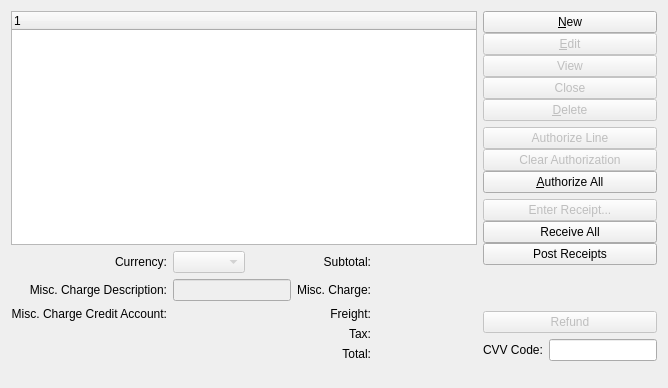
      <widget class="QWidget" name="_lineItemsPage" >
       <attribute name="title" >
        <string>&amp;Line Items</string>
       </attribute>
       <layout class="QGridLayout" >
        <item row="0" column="0" >
         <widget class="XTreeWidget" name="_raitem" >
          <property name="sizePolicy" >
           <sizepolicy vsizetype="Expanding" hsizetype="Expanding" >
            <horstretch>0</horstretch>
            <verstretch>1</verstretch>
           </sizepolicy>
          </property>
          <property name="focusPolicy" >
           <enum>Qt::StrongFocus</enum>
          </property>
          <property name="selectionMode" >
           <enum>QAbstractItemView::ExtendedSelection</enum>
          </property>
         </widget>
        </item>
        <item rowspan="2" row="0" column="1" >
         <layout class="QVBoxLayout" >
          <property name="spacing" >
           <number>6</number>
          </property>
          <property name="leftMargin" >
           <number>0</number>
          </property>
          <property name="topMargin" >
           <number>0</number>
          </property>
          <property name="rightMargin" >
           <number>0</number>
          </property>
          <property name="bottomMargin" >
           <number>0</number>
          </property>
          <item>
           <layout class="QVBoxLayout" >
            <property name="spacing" >
             <number>0</number>
            </property>
            <property name="leftMargin" >
             <number>0</number>
            </property>
            <property name="topMargin" >
             <number>0</number>
            </property>
            <property name="rightMargin" >
             <number>0</number>
            </property>
            <property name="bottomMargin" >
             <number>0</number>
            </property>
            <item>
             <widget class="QPushButton" name="_new" >
              <property name="enabled" >
               <bool>true</bool>
              </property>
              <property name="text" >
               <string>&amp;New</string>
              </property>
             </widget>
            </item>
            <item>
             <widget class="QPushButton" name="_edit" >
              <property name="enabled" >
               <bool>false</bool>
              </property>
              <property name="text" >
               <string>&amp;Edit</string>
              </property>
             </widget>
            </item>
            <item>
             <widget class="QPushButton" name="_view" >
              <property name="enabled" >
               <bool>false</bool>
              </property>
              <property name="focusPolicy" >
               <enum>Qt::ClickFocus</enum>
              </property>
              <property name="text" >
               <string>View</string>
              </property>
             </widget>
            </item>
            <item>
             <widget class="QPushButton" name="_action" >
              <property name="enabled" >
               <bool>false</bool>
              </property>
              <property name="focusPolicy" >
               <enum>Qt::ClickFocus</enum>
              </property>
              <property name="text" >
               <string>Close</string>
              </property>
             </widget>
            </item>
            <item>
             <widget class="QPushButton" name="_delete" >
              <property name="enabled" >
               <bool>false</bool>
              </property>
              <property name="text" >
               <string>&amp;Delete</string>
              </property>
             </widget>
            </item>
           </layout>
          </item>
          <item>
           <layout class="QVBoxLayout" >
            <property name="spacing" >
             <number>0</number>
            </property>
            <property name="leftMargin" >
             <number>0</number>
            </property>
            <property name="topMargin" >
             <number>0</number>
            </property>
            <property name="rightMargin" >
             <number>0</number>
            </property>
            <property name="bottomMargin" >
             <number>0</number>
            </property>
            <item>
             <widget class="QPushButton" name="_authorizeLine" >
              <property name="enabled" >
               <bool>false</bool>
              </property>
              <property name="focusPolicy" >
               <enum>Qt::ClickFocus</enum>
              </property>
              <property name="text" >
               <string>Authorize Line</string>
              </property>
             </widget>
            </item>
            <item>
             <widget class="QPushButton" name="_clearAuthorization" >
              <property name="enabled" >
               <bool>false</bool>
              </property>
              <property name="focusPolicy" >
               <enum>Qt::ClickFocus</enum>
              </property>
              <property name="text" >
               <string>Clear Authorization</string>
              </property>
             </widget>
            </item>
            <item>
             <widget class="QPushButton" name="_authorizeAll" >
              <property name="enabled" >
               <bool>true</bool>
              </property>
              <property name="focusPolicy" >
               <enum>Qt::ClickFocus</enum>
              </property>
              <property name="text" >
               <string>&amp;Authorize All</string>
              </property>
             </widget>
            </item>
           </layout>
          </item>
          <item>
           <layout class="QVBoxLayout" >
            <property name="spacing" >
             <number>0</number>
            </property>
            <property name="leftMargin" >
             <number>0</number>
            </property>
            <property name="topMargin" >
             <number>0</number>
            </property>
            <property name="rightMargin" >
             <number>0</number>
            </property>
            <property name="bottomMargin" >
             <number>0</number>
            </property>
            <item>
             <widget class="QPushButton" name="_enterReceipt" >
              <property name="enabled" >
               <bool>false</bool>
              </property>
              <property name="focusPolicy" >
               <enum>Qt::ClickFocus</enum>
              </property>
              <property name="text" >
               <string>Enter Receipt...</string>
              </property>
             </widget>
            </item>
            <item>
             <widget class="QPushButton" name="_receiveAll" >
              <property name="enabled" >
               <bool>true</bool>
              </property>
              <property name="focusPolicy" >
               <enum>Qt::ClickFocus</enum>
              </property>
              <property name="text" >
               <string>Receive All</string>
              </property>
             </widget>
            </item>
            <item>
             <widget class="QPushButton" name="_postReceipts" >
              <property name="focusPolicy" >
               <enum>Qt::ClickFocus</enum>
              </property>
              <property name="text" >
               <string>Post Receipts</string>
              </property>
             </widget>
            </item>
            <item>
             <layout class="QHBoxLayout" >
              <property name="spacing" >
               <number>6</number>
              </property>
              <property name="leftMargin" >
               <number>0</number>
              </property>
              <property name="topMargin" >
               <number>0</number>
              </property>
              <property name="rightMargin" >
               <number>0</number>
              </property>
              <property name="bottomMargin" >
               <number>0</number>
              </property>
             </layout>
            </item>
           </layout>
          </item>
          <item>
           <spacer>
            <property name="orientation" >
             <enum>Qt::Vertical</enum>
            </property>
            <property name="sizeHint" >
             <size>
              <width>20</width>
              <height>40</height>
             </size>
            </property>
           </spacer>
          </item>
          <item>
           <widget class="QPushButton" name="_refund" >
            <property name="enabled" >
             <bool>false</bool>
            </property>
            <property name="focusPolicy" >
             <enum>Qt::ClickFocus</enum>
            </property>
            <property name="text" >
             <string>Refund</string>
            </property>
           </widget>
          </item>
          <item>
           <layout class="QHBoxLayout" >
            <property name="leftMargin" >
             <number>0</number>
            </property>
            <property name="topMargin" >
             <number>0</number>
            </property>
            <property name="rightMargin" >
             <number>0</number>
            </property>
            <property name="bottomMargin" >
             <number>0</number>
            </property>
            <item>
             <widget class="QLabel" name="_CCCVVLit" >
              <property name="text" >
               <string>CVV Code:</string>
              </property>
             </widget>
            </item>
            <item>
             <widget class="XLineEdit" name="_CCCVV" >
              <property name="sizePolicy" >
               <sizepolicy vsizetype="Fixed" hsizetype="Maximum" >
                <horstretch>0</horstretch>
                <verstretch>0</verstretch>
               </sizepolicy>
              </property>
              <property name="focusPolicy" >
               <enum>Qt::StrongFocus</enum>
              </property>
             </widget>
            </item>
           </layout>
          </item>
         </layout>
        </item>
        <item row="1" column="0" >
         <layout class="QGridLayout" >
          <item row="0" column="0" >
           <widget class="QLabel" name="_currencyLit" >
            <property name="text" >
             <string>Currency:</string>
            </property>
            <property name="alignment" >
             <set>Qt::AlignRight|Qt::AlignTrailing|Qt::AlignVCenter</set>
            </property>
           </widget>
          </item>
          <item row="0" column="1" >
           <widget class="XComboBox" name="_currency" >
            <property name="enabled" >
             <bool>false</bool>
            </property>
            <property name="type" >
             <enum>XComboBox::Currencies</enum>
            </property>
           </widget>
          </item>
          <item row="0" column="2" >
           <spacer>
            <property name="orientation" >
             <enum>Qt::Horizontal</enum>
            </property>
            <property name="sizeHint" >
             <size>
              <width>40</width>
              <height>20</height>
             </size>
            </property>
           </spacer>
          </item>
          <item row="0" column="3" >
           <widget class="QLabel" name="_subtotalLit" >
            <property name="text" >
             <string>Subtotal:</string>
            </property>
            <property name="alignment" >
             <set>Qt::AlignRight|Qt::AlignTrailing|Qt::AlignVCenter</set>
            </property>
           </widget>
          </item>
          <item row="0" column="4" >
           <widget class="CurrDisplay" name="_subtotal" >
            <property name="minimumSize" >
             <size>
              <width>100</width>
              <height>0</height>
             </size>
            </property>
           </widget>
          </item>
          <item row="1" column="0" >
           <widget class="QLabel" name="_miscChargeDescriptionLit" >
            <property name="text" >
             <string>Misc. Charge Description:</string>
            </property>
            <property name="alignment" >
             <set>Qt::AlignRight|Qt::AlignTrailing|Qt::AlignVCenter</set>
            </property>
           </widget>
          </item>
          <item row="1" column="1" colspan="2" >
           <widget class="XLineEdit" name="_miscChargeDescription" >
            <property name="enabled" >
             <bool>false</bool>
            </property>
           </widget>
          </item>
          <item row="1" column="3" >
           <widget class="QLabel" name="_miscChargeAmountLit" >
            <property name="text" >
             <string>Misc. Charge:</string>
            </property>
            <property name="alignment" >
             <set>Qt::AlignRight|Qt::AlignTrailing|Qt::AlignVCenter</set>
            </property>
           </widget>
          </item>
          <item row="1" column="4" >
           <widget class="CurrCluster" name="_miscCharge" >
            <property name="allowNegative" >
             <bool>true</bool>
            </property>
            <property name="baseVisible" >
             <bool>false</bool>
            </property>
            <property name="currencyEditable" stdset="0" >
             <bool>false</bool>
            </property>
            <property name="currencyVisible" >
             <bool>false</bool>
            </property>
            <property name="enabled" >
             <bool>false</bool>
            </property>
           </widget>
          </item>
          <item row="2" column="0" >
           <widget class="QLabel" name="_miscChargeAccountLit" >
            <property name="text" >
             <string>Misc. Charge Credit Account:</string>
            </property>
            <property name="alignment" >
             <set>Qt::AlignRight|Qt::AlignTrailing|Qt::AlignVCenter</set>
            </property>
           </widget>
          </item>
          <item row="2" column="1" colspan="2" >
           <widget class="GLCluster" name="_miscChargeAccount" >
            <property name="enabled" >
             <bool>false</bool>
            </property>
           </widget>
          </item>
          <item row="2" column="3" >
           <widget class="QLabel" name="_freightLit" >
            <property name="text" >
             <string>Freight:</string>
            </property>
            <property name="alignment" >
             <set>Qt::AlignRight|Qt::AlignTrailing|Qt::AlignVCenter</set>
            </property>
           </widget>
          </item>
          <item row="2" column="4" >
           <widget class="CurrCluster" name="_freight" >
            <property name="baseVisible" >
             <bool>false</bool>
            </property>
            <property name="currencyEditable" stdset="0" >
             <bool>false</bool>
            </property>
            <property name="currencyVisible" >
             <bool>false</bool>
            </property>
            <property name="enabled" >
             <bool>false</bool>
            </property>
           </widget>
          </item>
          <item row="3" column="3" >
           <widget class="XURLLabel" name="_taxLit" >
            <property name="text" >
             <string>Tax:</string>
            </property>
            <property name="alignment" >
             <set>Qt::AlignRight|Qt::AlignTrailing|Qt::AlignVCenter</set>
            </property>
           </widget>
          </item>
          <item row="3" column="4" >
           <widget class="CurrDisplay" name="_tax" />
          </item>
          <item row="4" column="3" >
           <widget class="QLabel" name="_totalLit" >
            <property name="text" >
             <string>Total:</string>
            </property>
            <property name="alignment" >
             <set>Qt::AlignRight|Qt::AlignTop|Qt::AlignTrailing</set>
            </property>
           </widget>
          </item>
          <item row="4" column="4" >
           <widget class="CurrCluster" name="_total" >
            <property name="currencyEditable" stdset="0" >
             <bool>false</bool>
            </property>
            <property name="currencyVisible" >
             <bool>false</bool>
            </property>
            <property name="enabled" >
             <bool>false</bool>
            </property>
           </widget>
          </item>
         </layout>
        </item>
        <item row="2" column="0" >
         <spacer>
          <property name="orientation" >
           <enum>Qt::Vertical</enum>
          </property>
          <property name="sizeHint" >
           <size>
            <width>20</width>
            <height>16</height>
           </size>
          </property>
         </spacer>
        </item>
       </layout>
      </widget>
